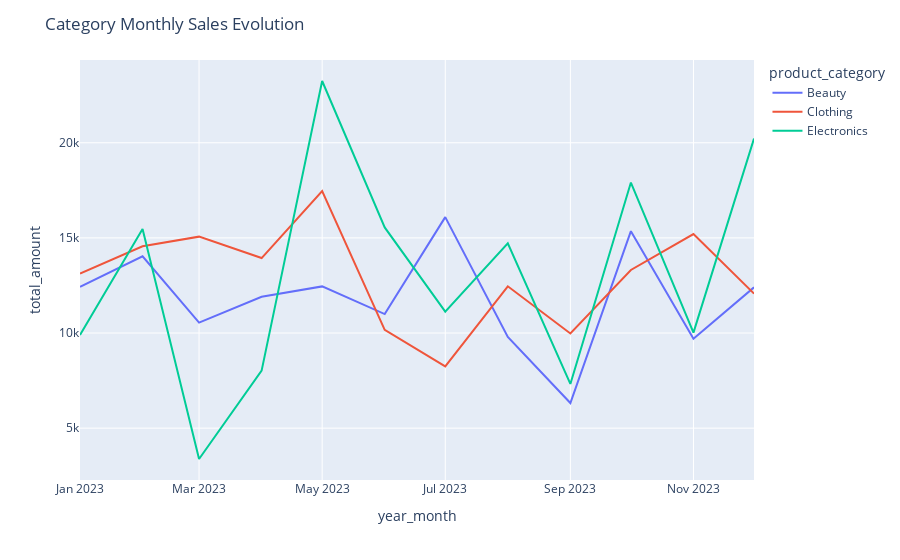

The notebook cell saved with this chart:
### Code cell
# Plotting the time series of monthly category sales
fig = px.line(cat_monthly_sales, x='year_month', y='total_amount', color='product_category')
fig.update_layout(title='Category Monthly Sales Evolution')
fig.show()

### Figure 1 — Plotly figure (JSON) as saved in the notebook; plotly's stock layout.template omitted (floating-point values rounded to 4 significant figures)
{"data": [{"hovertemplate": "product_category=Beauty<br>year_month=%{x}<br>total_amount=%{y}<extra></extra>", "legendgroup": "Beauty", "line": {"color": "#636efa", "dash": "solid"}, "marker": {"symbol": "circle"}, "mode": "lines", "name": "Beauty", "orientation": "v", "showlegend": true, "type": "scatter", "x": ["2023-01", "2023-02", "2023-03", "2023-04", "2023-05", "2023-06", "2023-07", "2023-08", "2023-09", "2023-10", "2023-11", "2023-12"], "xaxis": "x", "y": [12430, 14035, 10545, 11905, 12450, 10995, 16090, 9790, 6320, 15355, 9700, 12400], "yaxis": "y"}, {"hovertemplate": "product_category=Clothing<br>year_month=%{x}<br>total_amount=%{y}<extra></extra>", "legendgroup": "Clothing", "line": {"color": "#EF553B", "dash": "solid"}, "marker": {"symbol": "circle"}, "mode": "lines", "name": "Clothing", "orientation": "v", "showlegend": true, "type": "scatter", "x": ["2023-01", "2023-02", "2023-03", "2023-04", "2023-05", "2023-06", "2023-07", "2023-08", "2023-09", "2023-10", "2023-11", "2023-12"], "xaxis": "x", "y": [13125, 14560, 15065, 13940, 17455, 10170, 8250, 12455, 9975, 13315, 15200, 12070], "yaxis": "y"}, {"hovertemplate": "product_category=Electronics<br>year_month=%{x}<br>total_amount=%{y}<extra></extra>", "legendgroup": "Electronics", "line": {"color": "#00cc96", "dash": "solid"}, "marker": {"symbol": "circle"}, "mode": "lines", "name": "Electronics", "orientation": "v", "showlegend": true, "type": "scatter", "x": ["2023-01", "2023-02", "2023-03", "2023-04", "2023-05", "2023-06", "2023-07", "2023-08", "2023-09", "2023-10", "2023-11", "2023-12"], "xaxis": "x", "y": [9895, 15465, 3380, 8025, 23245, 15550, 11125, 14715, 7325, 17910, 10020, 20220], "yaxis": "y"}], "layout": {"legend": {"title": {"text": "product_category"}, "tracegroupgap": 0}, "margin": {"t": 60}, "title": {"text": "Category Monthly Sales Evolution"}, "xaxis": {"anchor": "y", "domain": [0, 1], "title": {"text": "year_month"}}, "yaxis": {"anchor": "x", "domain": [0, 1], "title": {"text": "total_amount"}}}}
